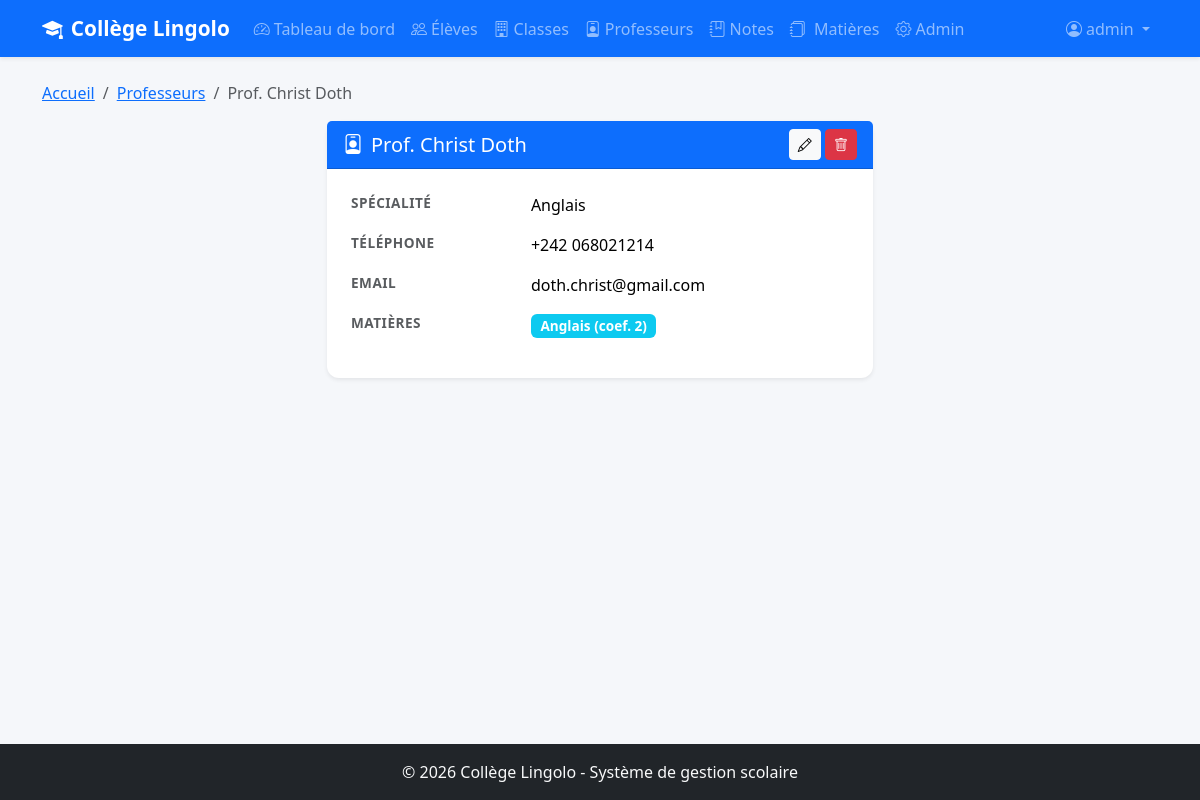
Page /professeurs/3/ (signed in) on the committed database.
### eleves/models.py (models this page shows, shortened)
class Professeur(models.Model):
    nom = models.CharField(max_length=100, verbose_name="Nom")
    prenom = models.CharField(max_length=100, verbose_name="Prénom")
    telephone = models.CharField(
        max_length=20, blank=True, default='',
        verbose_name="Téléphone"
    )
    email = models.EmailField(
        blank=True, default='',
        verbose_name="Email"
    )
    specialite = models.CharField(
        max_length=100, blank=True, default='',
        verbose_name="Spécialité",
        help_text="Ex: Mathématiques, Français..."
    )
    class Meta:
        verbose_name = "Professeur"
        verbose_name_plural = "Professeurs"
        ordering = ['nom', 'prenom']
    def __str__(self):
        return f"Prof. {self.prenom} {self.nom}"

class Matiere(models.Model):
    nom = models.CharField(
        max_length=100,
        unique=True,                     # Pas deux matières avec le même nom
        verbose_name="Nom de la matière"
    )
    coefficient = models.IntegerField(
        default=1,
        verbose_name="Coefficient"
    )
    professeurs = models.ManyToManyField(
        Professeur,
        blank=True,                      # Une matière peut n'avoir aucun prof assigné
        related_name='matieres',         # prof.matieres.all() pour voir ses matières
        verbose_name="Professeurs"
    )
    class Meta:
        verbose_name = "Matière"
        verbose_name_plural = "Matières"
        ordering = ['nom']

### eleves/views.py (the view)
# urls.py: path('professeurs/<int:pk>/', views.detail_professeur, name='detail_professeur'),
@login_required
def detail_professeur(request, pk):
    professeur = get_object_or_404(Professeur, pk=pk)
    return render(request, 'eleves/detail_professeur.html', {
        'professeur': professeur,
    })

### eleves/templates/eleves/detail_professeur.html (shortened to what this page needs)
{% extends 'eleves/base.html' %}
{% block content %}
<nav aria-label="breadcrumb" class="mb-3">
    <ol class="breadcrumb">
        <li class="breadcrumb-item"><a href="{% url 'dashboard' %}">Accueil</a></li>
        <li class="breadcrumb-item"><a href="{% url 'liste_professeurs' %}">Professeurs</a></li>
        <li class="breadcrumb-item active">{{ professeur }}</li>
    </ol>
</nav>
<div class="row justify-content-center">
    <div class="col-lg-6">
        <div class="card border-0 shadow-sm">
            <div class="card-header bg-primary text-white d-flex justify-content-between align-items-center">
                <h5 class="mb-0"><i class="bi bi-person-badge me-2"></i>{{ professeur }}</h5>
                <div>
                    <a href="{% url 'modifier_professeur' professeur.pk %}" class="btn btn-sm btn-light">
                        <i class="bi bi-pencil"></i>
                    </a>
                    <a href="{% url 'supprimer_professeur' professeur.pk %}" class="btn btn-sm btn-danger">
                        <i class="bi bi-trash"></i>
                    </a>
                </div>
            </div>
            <div class="card-body">
                <table class="table table-borderless">
                    <tr>
                        <th class="text-muted" style="width: 35%;">Spécialité</th>
                        <td>{{ professeur.specialite|default:"Non définie" }}</td>
                    </tr>
                    <tr>
                        <th class="text-muted">Téléphone</th>
                        <td>{{ professeur.telephone|default:"Non renseigné" }}</td>
                    </tr>
                    <tr>
                        <th class="text-muted">Email</th>
                        <td>{{ professeur.email|default:"Non renseigné" }}</td>
                    </tr>
                    <tr>
                        <th class="text-muted">Matières</th>
                        <td>
                            {% for matiere in professeur.matieres.all %}
                                <span class="badge bg-info me-1">{{ matiere.nom }} (coef. {{ matiere.coefficient }})</span>
                            {% empty %}
                                <span class="text-muted">Aucune matière assignée</span>
                            {% endfor %}
                        </td>
                    </tr>
                </table>
            </div>
        </div>
    </div>
</div>
{% endblock %}

### eleves/templates/eleves/base.html (shortened to what this page needs)
{% load static %}
<!DOCTYPE html>
<html lang="fr">
<head>
    <link href="https://cdn.jsdelivr.net/npm/bootstrap@5.3.3/dist/css/bootstrap.min.css"
          rel="stylesheet">
    <link href="https://cdn.jsdelivr.net/npm/bootstrap-icons@1.11.3/font/bootstrap-icons.min.css"
          rel="stylesheet">
    <link href="{% static 'css/style.css' %}" rel="stylesheet">
</head>
<body>
    <nav class="navbar navbar-expand-lg navbar-dark bg-primary shadow-sm">
        <div class="container">
            <a class="navbar-brand fw-bold" href="{% url 'dashboard' %}">
                <i class="bi bi-mortarboard-fill me-2"></i>Collège Lingolo
            </a>
            <div class="collapse navbar-collapse" id="navbarNav">
                <ul class="navbar-nav me-auto">
                    <li class="nav-item">
                        <a class="nav-link" href="{% url 'dashboard' %}">
                            <i class="bi bi-speedometer2 me-1"></i>Tableau de bord
                        </a>
                    </li>
                    <li class="nav-item">
                        <a class="nav-link" href="{% url 'liste_eleves' %}">
                            <i class="bi bi-people me-1"></i>Élèves
                        </a>
                    </li>
                    <li class="nav-item">
                        <a class="nav-link" href="{% url 'liste_classes' %}">
                            <i class="bi bi-building me-1"></i>Classes
                        </a>
                    </li>
                    <li class="nav-item">
                        <a class="nav-link" href="{% url 'liste_professeurs' %}">
                            <i class="bi bi-person-badge me-1"></i>Professeurs
                        </a>
                    </li>
                    <li class="nav-item">
                        <a class="nav-link" href="{% url 'liste_notes' %}">
                            <i class="bi bi-journal-bookmark me-1"></i>Notes
                        </a>
                    </li>
                    <li class="nav-item">
                        <a class="nav-link" href="{% url 'liste_matieres' %}">
                           <i class="bi bi-journals me-1"></i> Matières</a>
                    </li>
                    {% if user.is_superuser %}
                    <li class="nav-item">
                        <a class="nav-link" href="{% url 'admin:index' %}">
                            <i class="bi bi-gear me-1"></i>Admin
                        </a>
                    </li>
                    {% endif %}
                </ul>
                <ul class="navbar-nav">
                    <li class="nav-item dropdown">
                        <a class="nav-link dropdown-toggle" href="#"
                           role="button" data-bs-toggle="dropdown">
                            <i class="bi bi-person-circle me-1"></i>{{ user.username }}
                        </a>
                    </li>
                </ul>
            </div>
        </div>
    </nav>
    <main class="container my-4">
        {% block content %}{% endblock %}
    </main>
    <footer class="bg-dark text-light py-3 mt-5">
        <div class="container text-center">
            <p class="mb-0">
                &copy; 2026 Collège Lingolo - Système de gestion scolaire
            </p>
        </div>
    </footer>
</body>
</html>

### static/css/style.css (style rules this page uses)
body { background-color: #f5f7fa; min-height: 100vh; display: flex; flex-direction: column; }
main { flex: 1; }
.card { border-radius: 12px; transition: transform 0.2s ease; }
.navbar-brand { font-size: 1.3rem; }
.table th { font-weight: 600; font-size: 0.85rem; text-transform: uppercase; letter-spacing: 0.5px; color: #6c757d; }
.badge { font-size: 0.85rem; padding: 0.4em 0.7em; }
footer { margin-top: auto; }

### rows in the picture
Professeur: prenom+nom "Prof. Christ Doth", specialite "Anglais", telephone "+242 068021214", email "doth.christ@gmail.com"
Matiere: nom "Anglais", coefficient "2"

### other values in the picture
{{ user.username }} "admin"
